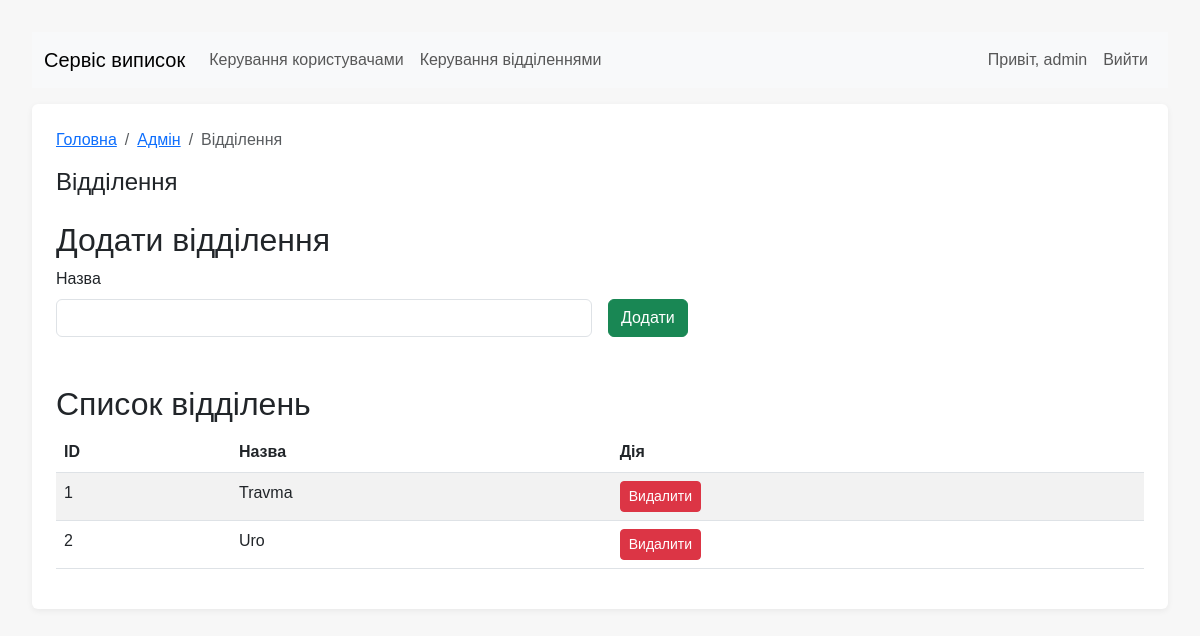
The page /admin/departments (signed in) on the database its author committed.
### models.py (models this page shows, shortened)
class User(UserMixin, db.Model):
    __tablename__ = 'users'
    id = db.Column(db.Integer, primary_key=True)
    username = db.Column(db.String(80), unique=True, nullable=False)
    password_hash = db.Column(db.String(128), nullable=False)
    role = db.Column(db.String(20), nullable=False, default='operator')  # operator/editor/admin
    records = db.relationship('Record', backref='creator', lazy=True)

class Department(db.Model):
    __tablename__ = 'departments'
    id = db.Column(db.Integer, primary_key=True)
    name = db.Column(db.String(200), nullable=False, unique=True)
    created_at = db.Column(db.DateTime, default=datetime.utcnow)

### app.py (the view)
    @app.route('/admin/departments')
    @role_required('admin')
    def admin_departments():
        departments = Department.query.order_by(Department.name).all()
        return render_template('admin_departments.html', departments=departments)

### templates/admin_departments.html (shortened to what this page needs)
{% extends "base.html" %}
{% block breadcrumbs %}
  <li class="breadcrumb-item"><a href="{{ url_for('admin_users') }}">Адмін</a></li>
  <li class="breadcrumb-item active" aria-current="page">Відділення</li>
{% endblock %}
{% block content %}
  <h1 class="h4">Відділення</h1>
  <h2 class="mt-4">Додати відділення</h2>
  <form method="post" action="{{ url_for('admin_create_department') }}" class="row gx-3 gy-2 align-items-end">
    <div class="col-sm-6">
      <label class="form-label">Назва</label>
      <input class="form-control" name="name" required>
    </div>
    <div class="col-auto">
      <button class="btn btn-success" type="submit">Додати</button>
    </div>
  </form>
  <h2 class="mt-5">Список відділень</h2>
  <div class="table-responsive">
    <table class="table table-striped">
      <thead>
        <tr><th>ID</th><th>Назва</th><th>Дія</th></tr>
      </thead>
      <tbody>
        {% for d in departments %}
          <tr>
            <td>{{ d.id }}</td>
            <td>{{ d.name }}</td>
            <td>
              <form method="post" action="{{ url_for('admin_delete_department', dept_id=d.id) }}" style="display:inline;" onsubmit="return confirm('Видалити відділення {{ d.name }}?');">
                <button class="btn btn-danger btn-sm" type="submit">Видалити</button>
              </form>
            </td>
          </tr>
        {% endfor %}
      </tbody>
    </table>
  </div>
{% endblock %}

### templates/base.html (shortened to what this page needs)
<!doctype html>
<html lang="uk">
<head>
  <link href="https://cdn.jsdelivr.net/npm/bootstrap@5.3.0/dist/css/bootstrap.min.css" rel="stylesheet">
  <link rel="stylesheet" href="{{ url_for('static', filename='style.css') }}">
</head>
<body>
  <nav class="navbar navbar-expand-lg navbar-light bg-light mb-3">
    <div class="container-fluid">
      <a class="navbar-brand" href="{{ url_for('index') }}">Сервіс виписок</a>
      <div class="collapse navbar-collapse">
        <ul class="navbar-nav me-auto mb-2 mb-lg-0">
          {% if current_user.is_authenticated %}
            {% if current_user.role == 'admin' %}
              <li class="nav-item"><a class="nav-link" href="{{ url_for('admin_users') }}">Керування користувачами</a></li>
              <li class="nav-item"><a class="nav-link" href="{{ url_for('admin_departments') }}">Керування відділеннями</a></li>
            {% endif %}
          {% endif %}
        </ul>
        <ul class="navbar-nav ms-auto">
          {% if current_user.is_authenticated %}
            <li class="nav-item nav-link">Привіт, {{ current_user.username }}</li>
            <li class="nav-item"><a class="nav-link" href="{{ url_for('logout') }}">Вийти</a></li>
          {% else %}
            <li class="nav-item"><a class="nav-link" href="{{ url_for('login') }}">Увійти</a></li>
            <li class="nav-item"><a class="nav-link" href="{{ url_for('register') }}">Реєстрація</a></li>
          {% endif %}
        </ul>
      </div>
    </div>
  </nav>
  <div class="container">
    <nav aria-label="breadcrumb">
      <ol class="breadcrumb">
        <li class="breadcrumb-item"><a href="{{ url_for('index') }}">Головна</a></li>
        {% block breadcrumbs %}{% endblock %}
      </ol>
    </nav>
    {% block content %}{% endblock %}
  </div>
</body>
</html>

### static/style.css (style rules this page uses)
body { font-family: Arial, sans-serif; margin: 2rem; background: #f7f7f7; }
.container { background: #fff; padding: 1.5rem; border-radius: 6px; box-shadow: 0 2px 6px rgba(0,0,0,0.06); }

### rows shown on the page
User: username "admin"
Department: id "1", name "Travma"
Department: id "2", name "Uro"
